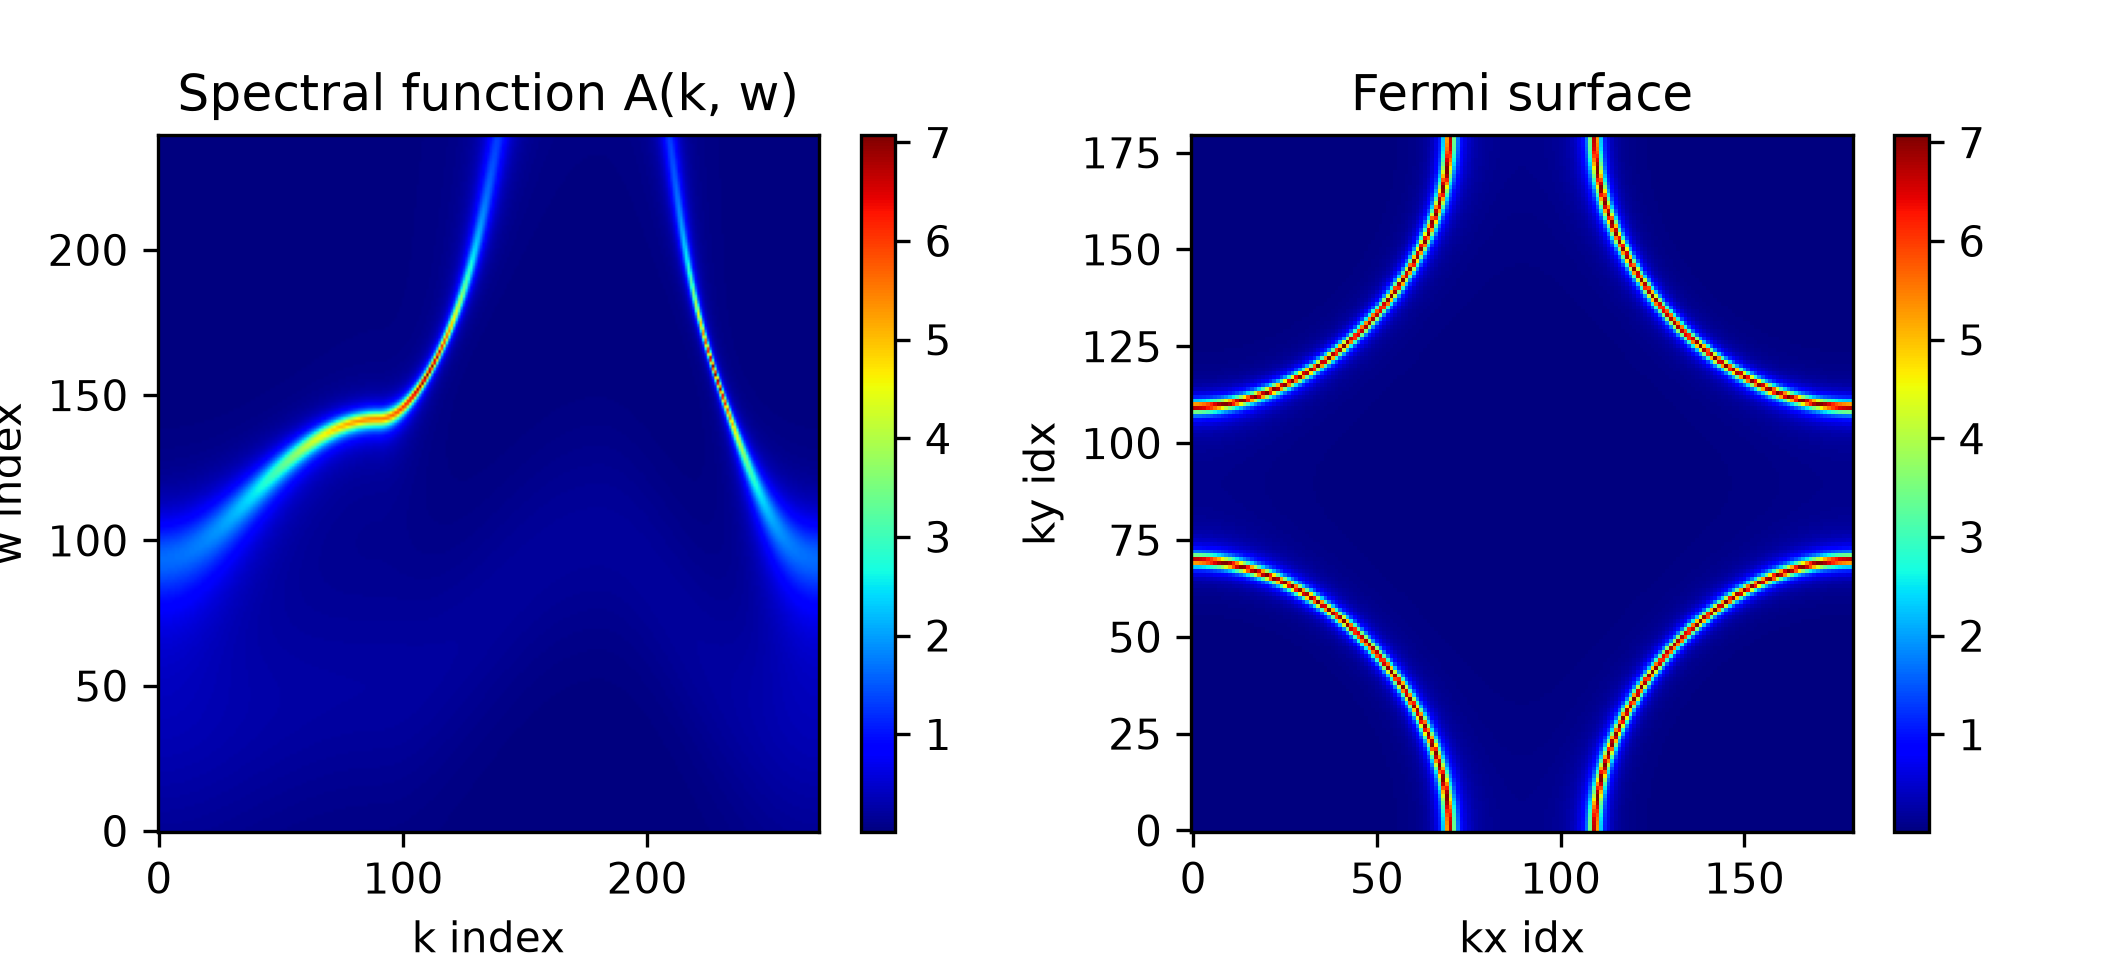

Here is the Python script that generated this plot:
"""BEFORE demo (Option 2): raw jet-colormap spectral function A(k, w) + squashed Fermi surface dump.

Same exact correlated 2D tight-binding + Fermi-liquid self-energy model as after.py,
plotted naively with jet colormaps, raw pixel indices, and unaligned aspect ratios.
"""
from __future__ import annotations

from pathlib import Path
import matplotlib
matplotlib.use("Agg")
import matplotlib.pyplot as plt
import numpy as np

HERE = Path(__file__).resolve().parent
MM = 1.0 / 25.4


def synthesize_spectral_and_fs():
    """Correlated 2D metal spectral function A(k, w) + 2D Fermi surface (DMFT/ARPES model)."""
    t, tp, mu = 0.52, -0.15, -0.22
    Z = 0.52

    def eps_bare(kx, ky):
        return -2 * t * (np.cos(kx) + np.cos(ky)) - 4 * tp * np.cos(kx) * np.cos(ky) - mu

    def spectral(eps_val, w):
        sig_im = 0.045 + 0.34 * (w ** 2) / (1.0 + (w / 1.05) ** 2)
        sig_re = -(1.0 / Z - 1.0) * w / (1.0 + (w / 0.85) ** 2)
        a_qp = (1.0 / np.pi) * sig_im / ((w - eps_val - sig_re) ** 2 + sig_im ** 2)
        a_inc = 0.18 * np.exp(-0.5 * ((w + 1.38 - 0.22 * eps_val) / 0.34) ** 2)
        return a_qp + a_inc

    n = 90
    s1 = np.linspace(0, 1, n, endpoint=False)
    s2 = np.linspace(1, 2, n, endpoint=False)
    s3 = np.linspace(2, 3, n + 1)
    s = np.concatenate([s1, s2, s3])
    kx = np.concatenate([s1 * np.pi, np.full_like(s2, np.pi), (3 - s3) * np.pi])
    ky = np.concatenate([np.zeros_like(s1), (s2 - 1) * np.pi, (3 - s3) * np.pi])

    w = np.linspace(-2.1, 1.1, 240)
    eb_path = eps_bare(kx, ky)
    A_kw = spectral(eb_path[None, :], w[:, None])

    k2d = np.linspace(-np.pi, np.pi, 180)
    KX, KY = np.meshgrid(k2d, k2d)
    A_fs = spectral(eps_bare(KX, KY), 0.0)

    kf_idx = 200 + int(np.argmin(np.abs(eb_path[200:])))
    edc = A_kw[:, kf_idx]
    return s, w, eb_path, A_kw, k2d, A_fs, kf_idx, kx[kf_idx], ky[kf_idx], edc


def main() -> None:
    _s, _w, _eb, A_kw, _k2d, A_fs, _kf, _kxf, _kyf, _edc = synthesize_spectral_and_fs()
    plt.rcdefaults()
    # Match outer aspect ratio to after.py so the curtain wipe aligns cleanly
    fig, (ax1, ax2) = plt.subplots(1, 2, figsize=(178 * MM, 82 * MM))
    im1 = ax1.imshow(A_kw, origin="lower", aspect="auto", cmap="jet")
    ax1.set_title("Spectral function A(k, w)")
    ax1.set_xlabel("k index")
    ax1.set_ylabel("w index")
    fig.colorbar(im1, ax=ax1)

    im2 = ax2.imshow(A_fs, origin="lower", aspect="auto", cmap="jet")
    ax2.set_title("Fermi surface")
    ax2.set_xlabel("kx idx")
    ax2.set_ylabel("ky idx")
    fig.colorbar(im2, ax=ax2)
    fig.subplots_adjust(left=0.075, right=0.96, bottom=0.14, top=0.86, wspace=0.25)

    out = HERE / "before.png"
    fig.savefig(out, dpi=300)
    plt.close(fig)
    print(f"Wrote {out} ({out.stat().st_size:,} bytes)")


if __name__ == "__main__":
    main()
